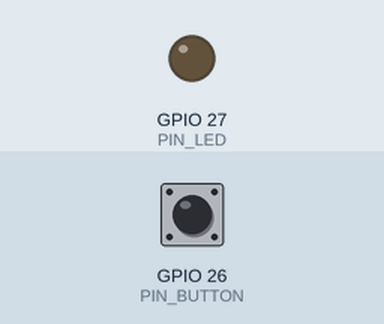
Recording of a sketch running on a simulated ESP32. Shown: output pins drawn as LEDs (lit = HIGH). Inputs (shaded band) come from the test bench; at power-on: GPIO 26 (PIN_BUTTON) LOW.

Above: at 1.2 s.
1.3 s: GPIO 26 (PIN_BUTTON) pulled HIGH for 0.15 s
At 2.3 s:
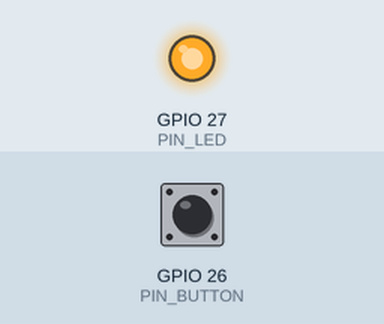
2.9 s: GPIO 26 (PIN_BUTTON) pulled HIGH for 1 s
At 3.6 s:
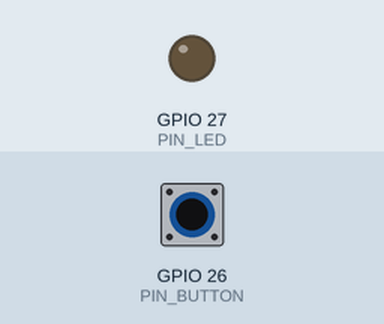
5.4 s: GPIO 26 (PIN_BUTTON) pulled HIGH for 3.2 s
At 6.7 s:
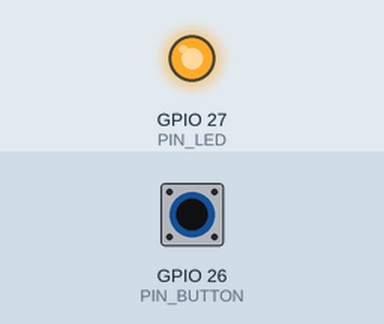
Timing chart, 0 to 8.4 s (numbered marks = the images above; inputs shaded):
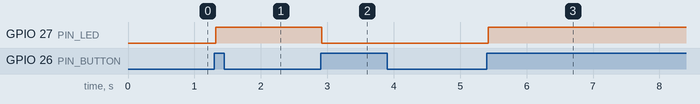

Measured:
- after the input at 1.3 s, GPIO 27 (PIN_LED): LOW → HIGH at once
- after the input at 2.9 s, GPIO 27 (PIN_LED): HIGH → LOW at once
- after the input at 5.4 s, GPIO 27 (PIN_LED): LOW → HIGH at once

The sketch:

p13_mini-table-lamp.ino
```cpp
#define PIN_LED    27
#define PIN_BUTTON 26
bool ledState = false; // variavel para blinkar

void setup() {
  // initialize digital pin PIN_LED as an output.
  pinMode(PIN_LED, OUTPUT);
  pinMode(PIN_BUTTON, INPUT);
}

// the loop function runs over and over again forever
void loop() {
  // CONJUNTO para atuar como debounce
  if (digitalRead(PIN_BUTTON) == HIGH) { // se foi pressionado
    delay(20); /// delay para evitar trepidação da entrada
    if (digitalRead(PIN_BUTTON) == HIGH) { // se foi pressionado
      reverseGPIO(PIN_LED); // apenas blinka a saída => pode ser otimizado
    }
    while (digitalRead(PIN_BUTTON) == HIGH); // Enquanto tiver pressionado não faz nada
  }
}

void reverseGPIO(int pin) { // variavel para blinkar
  ledState = !ledState;
  digitalWrite(pin, ledState);
}
//**********************************************************************
```
